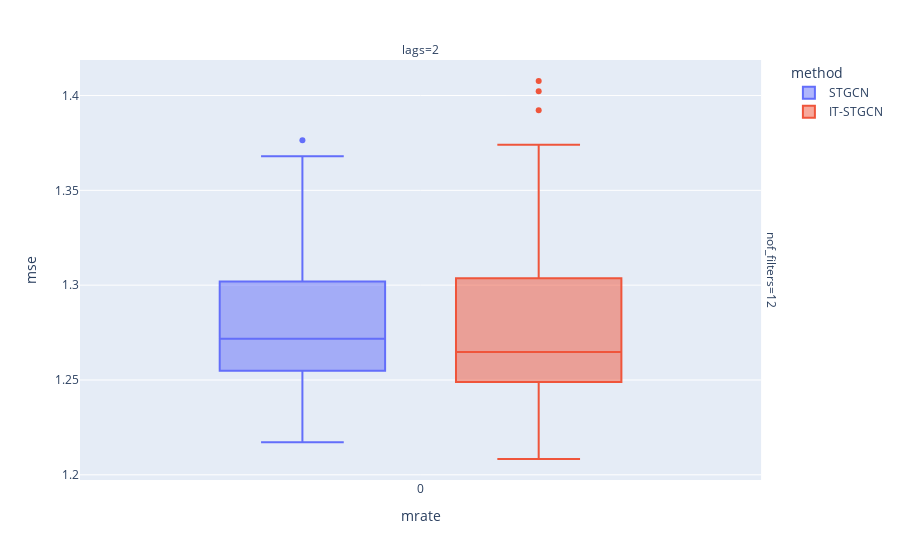

The cell this chart's notebook holds for it:
### Markdown cell above
## Baseline

### Code cell
data.query("method!='GNAR' and mrate==0").plot.box(backend='plotly',x='mrate',color='method',y='mse',facet_col='lags',facet_row='nof_filters',height=600)

### Figure 1 — Plotly figure (JSON) as saved in the notebook; plotly's stock layout.template omitted (floating-point values rounded to 4 significant figures)
{"data": [{"alignmentgroup": "True", "hovertemplate": "method=STGCN<br>nof_filters=12<br>lags=2<br>mrate=%{x}<br>mse=%{y}<extra></extra>", "legendgroup": "STGCN", "marker": {"color": "#636efa"}, "name": "STGCN", "notched": false, "offsetgroup": "STGCN", "orientation": "v", "showlegend": true, "type": "box", "x": [0, 0, 0, 0, 0, 0, 0, 0, 0, 0, 0, 0, 0, 0, 0, 0, 0, 0, 0, 0, 0, 0, 0, 0, 0, 0, 0, 0, 0, 0, 0, 0, 0, 0, 0, 0, 0, 0, 0, 0, 0, 0, 0, 0, 0, 0, 0, 0, 0, 0, 0, 0, 0, 0, 0, 0, 0, 0, 0, 0], "x0": " ", "xaxis": "x", "y": [1.266, 1.268, 1.279, 1.28, 1.265, 1.295, 1.289, 1.247, 1.274, 1.255, 1.314, 1.368, 1.236, 1.22, 1.276, 1.348, 1.323, 1.264, 1.255, 1.28, 1.347, 1.255, 1.28, 1.217, 1.311, 1.284, 1.283, 1.222, 1.305, 1.376, 1.259, 1.227, 1.28, 1.269, 1.282, 1.262, 1.284, 1.351, 1.269, 1.303, 1.257, 1.227, 1.247, 1.315, 1.301, 1.303, 1.252, 1.248, 1.235, 1.234, 1.304, 1.254, 1.257, 1.31, 1.256, 1.238, 1.26, 1.32, 1.264, 1.282], "y0": " ", "yaxis": "y"}, {"alignmentgroup": "True", "hovertemplate": "method=IT-STGCN<br>nof_filters=12<br>lags=2<br>mrate=%{x}<br>mse=%{y}<extra></extra>", "legendgroup": "IT-STGCN", "marker": {"color": "#EF553B"}, "name": "IT-STGCN", "notched": false, "offsetgroup": "IT-STGCN", "orientation": "v", "showlegend": true, "type": "box", "x": [0, 0, 0, 0, 0, 0, 0, 0, 0, 0, 0, 0, 0, 0, 0, 0, 0, 0, 0, 0, 0, 0, 0, 0, 0, 0, 0, 0, 0, 0, 0, 0, 0, 0, 0, 0, 0, 0, 0, 0, 0, 0, 0, 0, 0, 0, 0, 0, 0, 0, 0, 0, 0, 0, 0, 0, 0, 0, 0, 0], "x0": " ", "xaxis": "x", "y": [1.304, 1.25, 1.238, 1.29, 1.256, 1.286, 1.374, 1.301, 1.256, 1.25, 1.208, 1.274, 1.235, 1.321, 1.245, 1.314, 1.361, 1.251, 1.241, 1.402, 1.266, 1.246, 1.313, 1.261, 1.392, 1.277, 1.249, 1.408, 1.28, 1.292, 1.34, 1.244, 1.354, 1.265, 1.334, 1.242, 1.26, 1.238, 1.246, 1.326, 1.265, 1.296, 1.264, 1.239, 1.28, 1.219, 1.238, 1.251, 1.335, 1.255, 1.23, 1.301, 1.313, 1.26, 1.267, 1.254, 1.265, 1.249, 1.264, 1.304], "y0": " ", "yaxis": "y"}], "layout": {"annotations": [{"font": {}, "showarrow": false, "text": "lags=2", "x": 0.49, "xanchor": "center", "xref": "paper", "y": 1, "yanchor": "bottom", "yref": "paper"}, {"font": {}, "showarrow": false, "text": "nof_filters=12", "textangle": 90, "x": 0.98, "xanchor": "left", "xref": "paper", "y": 0.5, "yanchor": "middle", "yref": "paper"}], "autosize": true, "boxmode": "group", "legend": {"title": {"text": "method"}, "tracegroupgap": 0}, "margin": {"t": 60}, "xaxis": {"anchor": "y", "autorange": true, "domain": [0, 0.98], "range": [-0.5019, 0.5019], "title": {"text": "mrate"}, "type": "linear"}, "yaxis": {"anchor": "x", "autorange": true, "domain": [0, 1], "range": [1.197, 1.419], "title": {"text": "mse"}, "type": "linear"}}}
